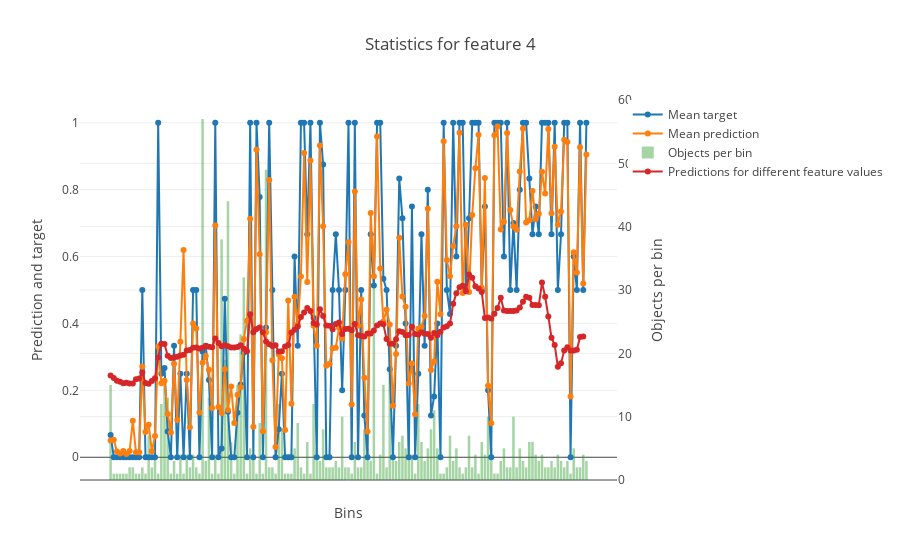

This figure's notebook cell:
### Markdown cell above
#### Float feature

### Code cell
feature = 'Fare'
res = titanic_model.get_feature_statistics(titanic_train, titanic_train_target, feature, plot=True, 
                                           thread_count=4)

### Figure 1 — Plotly figure (JSON) as saved in the notebook; plotly's stock layout.template omitted (floating-point values rounded to 4 significant figures; data arrays with more than 128 entries replaced by an {"elided": "..."} marker saying what was removed)
{"data": [{"mode": "lines+markers", "name": "Mean target", "type": "scatter", "uid": "42893934-f3c4-4c1f-935f-21ec0fe0785e", "xaxis": "x", "y": {"elided": "151 float values"}, "yaxis": "y"}, {"mode": "lines+markers", "name": "Mean prediction", "type": "scatter", "uid": "b956854a-cd15-42a7-870a-86bdb7151cad", "xaxis": "x", "y": {"elided": "151 float values"}, "yaxis": "y"}, {"marker": {"color": "rgba(30, 150, 30, 0.4)"}, "name": "Objects per bin", "type": "bar", "uid": "e13cce7e-2f9f-4e70-a24c-2ef9e03bbf89", "width": 0.8, "xaxis": "x", "y": {"elided": "151 int values"}, "yaxis": "y2"}, {"mode": "lines+markers", "name": "Predictions for different feature values", "type": "scatter", "uid": "294db145-0e09-40bb-a81f-7ab6de372fcb", "xaxis": "x", "y": {"elided": "150 float values"}, "yaxis": "y"}], "layout": {"title": {"text": "Statistics for feature 4"}, "xaxis": {"showticklabels": false, "tickmode": "array", "ticktext": {"elided": "151 str values"}, "tickvals": {"elided": "151 int values"}, "title": {"text": "Bins"}}, "yaxis": {"overlaying": "y2", "side": "left", "title": {"text": "Prediction and target"}}, "yaxis2": {"position": 1, "side": "right", "title": {"text": "Objects per bin"}}}}
